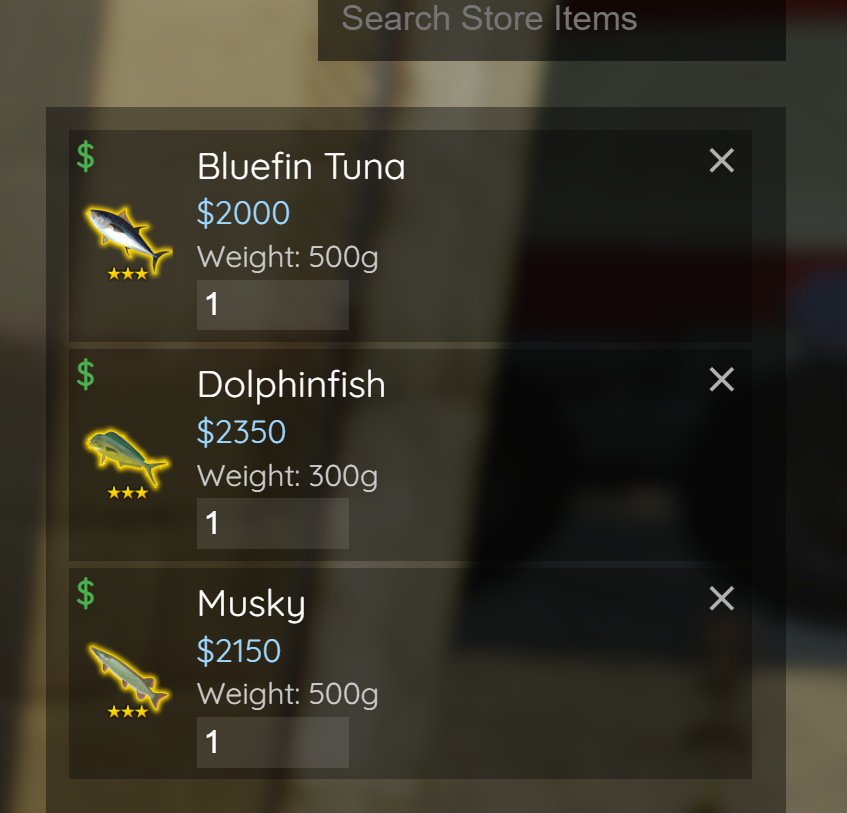
#> input picture weights/Screenshot 2026-04-06 021656.png, 847 x 813 px; its folder holds only this picture in this run
$ python extract_weights.py
#> lines starting #> are read from the running program, lines starting #| are printed output that depends on the picture; after the words box and inside, x2 and y2 are one past the last pixel; in counts of white or black regions, pixels touching at a corner belong together
### sales/constants.py
"""Data constants for the fishing sales analysis."""

from pathlib import Path
from typing import TypedDict

SALES_DIR = Path(__file__).parent

REGIONS = {
    "alamo": "Alamo Sea",
    "dam": "Dam",
    "roxwood": "Roxwood",
    "ocean": "Ocean",
    "cave": "Cave",
    "humane-labs": "Humane Labs",
}


class BundleInfo(TypedDict):
    fish: list[str]
    bonus: int


BUNDLES: dict[str, BundleInfo] = {
    "Bronze Multizone #1": {"fish": ["Dutch Fish", "Ocean Perch", "Broadbill"], "bonus": 10750},
    "Bronze Multizone #2": {"fish": ["Brook Trout", "Pufferfish", "Green Eel"], "bonus": 11000},
    "Silver Multizone #1": {"fish": ["Swordfish", "Blue Warehou", "Stingray"], "bonus": 12500},
    "Silver Multizone #2": {"fish": ["Trevella", "Red Snapper", "Oreo Dory"], "bonus": 12250},
    "Gold Multizone #1": {"fish": ["Bluefin Tuna", "Musky", "Dolphinfish"], "bonus": 12750},
    "Gold Multizone #2": {"fish": ["Blue Marlin", "Blobfish", "Whale Shark"], "bonus": 15000},
    "Alamo Starter": {"fish": ["Morwhong", "Southern Tuna", "Silver Trevally"], "bonus": 10000},
    "Low Level Multizone": {"fish": ["Scollop", "Carp", "Grenadier"], "bonus": 11000},
}

# Fish prices: name -> (price, star_count, star_color)
# star_color: "" for regular, "green" for green, "purple" for purple
PRICES: dict[str, tuple[int, int, str]] = {
    "Whale Shark": (2850, 3, "green"),
    "Greenback Flounder": (2350, 2, ""),
    "Flathead": (1350, 1, ""),
    "Dolphinfish": (2350, 3, ""),
    "Silver Perch": (2000, 2, ""),
    "Orange Roughy": (2150, 1, "green"),
    "Mulloway": (2150, 1, "green"),
    "Snapper": (2000, 2, ""),
    "Blackfin Tuna": (2150, 1, "green"),
    "Oreo Dory": (2350, 2, ""),
    "Ling": (2350, 2, ""),
    "Atlantic Wolffish": (2150, 1, "green"),
    "Archerfish": (2500, 2, "green"),
    "Dover Sole": (2500, 2, "green"),
    "Boarfish": (1850, 1, ""),
    "Flounder": (2000, 1, ""),
    "Shortfin Batfish": (1850, 1, ""),
    "King Whiting": (2650, 3, ""),
    "Black Marlin": (2500, 3, ""),
    "Sockeye Salmon": (2150, 1, "green"),
    "Escolar": (1500, 1, ""),
    "Snow Crab": (1650, 2, ""),
    "Wahoo": (1850, 2, ""),
    "Chadfin": (8150, 0, ""),
    "John Dory": (2500, 2, "green"),
    "Green Eel": (2000, 1, ""),
    "Toadfish": (2000, 1, ""),
    "Sailfish": (2850, 3, "green"),
    "Dungeness Crab": (1650, 1, ""),
    "Southern Tuna": (1650, 2, ""),
    "Murray Cod": (1500, 1, ""),
    "Atlantic Salmon": (1850, 2, ""),
    "Gummy Shark": (2000, 2, ""),
    "Australian Herring": (1650, 1, ""),
    "Morwhong": (1350, 1, ""),
    "Yellow Tail": (2150, 2, ""),
    "Angler Fish": (2650, 3, ""),
    "Viperfish": (2000, 1, ""),
    "Australian Anchovy": (1850, 1, ""),
    "Sculpin": (2000, 1, ""),
    "Trout": (1650, 2, ""),
    "Yellowfin Tuna": (2850, 3, "green"),
    "Pollock": (1850, 1, ""),
    "Sand Whiting": (1500, 1, ""),
    "Great Barracuda": (2000, 3, ""),
    "Ocean Jacket": (1650, 1, ""),
    "Stingray": (2150, 2, ""),
    "Swordfish": (2500, 2, "green"),
    "Tiger Flathead": (2000, 1, ""),
    "Pufferfish": (1850, 1, ""),
    "Sturgeon": (1850, 2, ""),
    "Southern Garfish": (1650, 2, ""),
    "Cavefish": (2350, 2, ""),
    "Blue Marlin": (2500, 3, ""),
    "Blobfish": (2650, 3, ""),
    "Gemfish": (2500, 2, "green"),
    "Speckled Sea Trout": (2150, 2, ""),
    "Sunfish": (2500, 3, ""),
    "Snake Eel": (2350, 2, ""),
    "3 Eyed Fish": (10_000, 4, "purple"),
    "Silver Trevally": (2000, 3, ""),
    "Trumpetfish": (1850, 2, ""),
    "Red Snapper": (2000, 2, ""),
    "Black Bream": (1500, 1, ""),
    "Salmon": (2150, 2, ""),
    "Clownfish": (1650, 1, ""),
    "Sandy Sprat": (1350, 1, ""),
    "Triggerfish": (1500, 1, ""),
    "Dutch Fish": (2150, 1, "green"),
    "Ocean Perch": (1650, 1, ""),
    "Scollop": (1350, 1, ""),
    "King Mackerel": (2350, 3, ""),
    "Blue Tang": (2150, 1, "green"),
    "Pufferfish w/ Carrot": (10_000, 4, "purple"),
    "Rainbow Trout": (2150, 3, ""),
    "Haddock": (1850, 1, ""),
    "Albacore": (1350, 1, ""),
    "Brown Trout": (2000, 2, ""),
    "Bluefin Tuna": (2000, 3, ""),
    "Blue Warehou": (1650, 2, ""),
    "Lion Fish": (1850, 1, ""),
    "Banded Butterflyfish": (1500, 1, ""),
    "Baby Pufferfish": (10_000, 4, "purple"),
    "Bluehead Wrasse": (2150, 1, "green"),
    "Carp": (1850, 2, ""),
    "Barramundi": (2150, 2, ""),
    "Amberjack": (1650, 1, ""),
    "Hogfish": (2500, 2, "green"),
    "Catfish": (2000, 1, ""),
    "Brook Trout": (1500, 1, ""),
    "Pike": (2150, 3, ""),
    "Blue Crab": (2000, 1, ""),
    "Halibut": (1350, 1, ""),
    "Broadbill": (1350, 1, ""),
    "Musky": (2150, 3, ""),
    "Grouper": (1650, 1, ""),
    "Grenadier": (2350, 3, ""),
    "Redfish": (1350, 1, ""),
    "Brown Eel": (2350, 2, ""),
    "Trevella": (1850, 2, ""),
    "Australian Pilchard": (1850, 1, ""),
    "Cod": (1500, 1, ""),
    "Golden Perch": (1650, 2, ""),
}

TIER_PRICES = {
    "Alamo Sea":    {1: 1350, 2: 1650, 3: 2000},
    "Dam": {1: 1500, 2: 1850, 3: 2150},
    "Roxwood":      {1: 1650, 2: 2000, 3: 2350},
    "Ocean":        {1: 1850, 2: 2150, 3: 2500},
    "Cave":         {1: 2000, 2: 2350, 3: 2650},
    "Humane Labs":  {1: 2150, 2: 2500, 3: 2850},
}

# Fish weight in grams (per fish), extracted from selling-screen screenshots.
# Run `python weights/extract_weights.py` to add new fish from new screenshots.
FISH_WEIGHTS: dict[str, int] = {
    "Albacore": 300,
    "Amberjack": 300,
    "Atlantic Salmon": 400,
    "Australian Herring": 300,
    "Banded Butterflyfish": 300,
    "Black Bream": 300,
    "Blue Warehou": 400,
    "Bluefin Tuna": 500,
    "Broadbill": 300,
    "Brook Trout": 300,
    "Cod": 300,
    "Dolphinfish": 300,
    "Dungeness Crab": 300,
    "Escolar": 300,
    "Flathead": 300,
    "Golden Perch": 400,
    "Great Barracuda": 500,
    "Grouper": 300,
    "Gummy Shark": 400,
    "Halibut": 300,
    "Murray Cod": 300,
    "Musky": 500,
    "Ocean Jacket": 300,
    "Ocean Perch": 300,
    "Red Snapper": 400,
    "Redfish": 300,
    "Salmon": 400,
    "Sand Whiting": 300,
    "Sandy Sprat": 300,
    "Silver Perch": 400,
    "Snapper": 400,
    "Snow Crab": 400,
    "Southern Garfish": 400,
    "Trevella": 400,
    "Triggerfish": 300,
    "Trout": 400,
    "Trumpetfish": 400,
}

# Manual notes for special fish sightings (weather, etc.)
SPECIAL_FISH_NOTES: dict[str, str] = {
    "3 Eyed Fish": "heavy storm in alamo, nothing special in roxwood tho",
}

# Time per fish (seconds) – bite wait varies by location
SECONDS_WAITING_FOR_BITE: dict[str, int] = {
    "Alamo Sea": 90,
    "Dam": 90,
    "Roxwood": 100,
}
SECONDS_WAITING_FOR_BITE_DEFAULT = 100  # for unknown locations
SECONDS_REELING_IN: dict[str, int] = {
    "Alamo Sea": 113 - SECONDS_WAITING_FOR_BITE["Alamo Sea"],
    "Dam": 117 - SECONDS_WAITING_FOR_BITE["Dam"],
    "Roxwood": 141 - SECONDS_WAITING_FOR_BITE["Roxwood"],
}
SECONDS_REELING_IN_DEFAULT = 30  # for unknown locations


# [5 lines left out: function seconds_per_fish, not called in this run]


def fish_per_hour(location: str) -> float:
    """Fish catchable per hour at a given location."""
    return 3600 / seconds_per_fish(location)

# Reverse lookup: fish name -> list of bundle names
FISH_BUNDLES: dict[str, list[str]] = {}
for _bundle_name, _bundle_info in BUNDLES.items():
    for _fish_name in _bundle_info["fish"]:
        FISH_BUNDLES.setdefault(_fish_name, []).append(_bundle_name)

LOCATION_ORDER = list(REGIONS.values())

# Best-fit drop rate percentage templates per star tier.
# Derived from joint percentage fitting across all observed locations.
# Each tuple sums to 100 and uses 5% step granularity.
# Fish are assigned in descending order of observed frequency.
# Locations with fewer fish than the template use the first N entries.
TIER_DROP_PERCENTAGES: dict[int, tuple[int, ...]] = {
    3: (55, 30, 15),                     # xxx: 3 fish
    2: (25, 20, 20, 15, 10, 10),         # xx:  6 fish
    1: (20, 15, 15, 15, 10, 10, 10, 5),  # x:   7-8 fish
}

### weights/extract_weights.py
"""Extract fish weights from selling-screen screenshots using OCR.

Usage:
    python weights/extract_weights.py                  # process all PNGs in weights/
    python weights/extract_weights.py path/to/img.png  # process specific image(s)

Outputs:
    - Prints extracted fish data with per-fish weight and price
    - Validates prices against known PRICES dict
    - Shows NEW fish (not yet in FISH_WEIGHTS) and any price mismatches
    - Appends new entries to sales/constants.py FISH_WEIGHTS dict (preview only)
"""

import re
import sys
from pathlib import Path

import cv2
import pytesseract

pytesseract.pytesseract.tesseract_cmd = (
    r"C:\Users\Maxim.Mazurok\AppData\Local\Programs\Tesseract-OCR\tesseract.exe"
)

# Add project root to path
sys.path.insert(0, str(Path(__file__).resolve().parent.parent))
from sales.constants import FISH_WEIGHTS, PRICES


def extract_fish_entries(image_path: str) -> list[dict]:
    """Extract fish entries from a selling-screen screenshot using OCR.

    Returns list of dicts with keys:
        name, total_price, total_weight_g, quantity, price_per_fish, weight_per_fish_g
    """
#> called with image_path = 'weights/Screenshot 2026-04-06 021656.png'
    img = cv2.imread(image_path)
#> img is the input picture: shape (813, 847, 3); mean B, G, R 38.4, 49.7, 53
    if img is None:
        print(f"  Could not read image: {image_path}")
        return []

    # Convert to grayscale for better OCR
    gray = cv2.cvtColor(img, cv2.COLOR_BGR2GRAY)
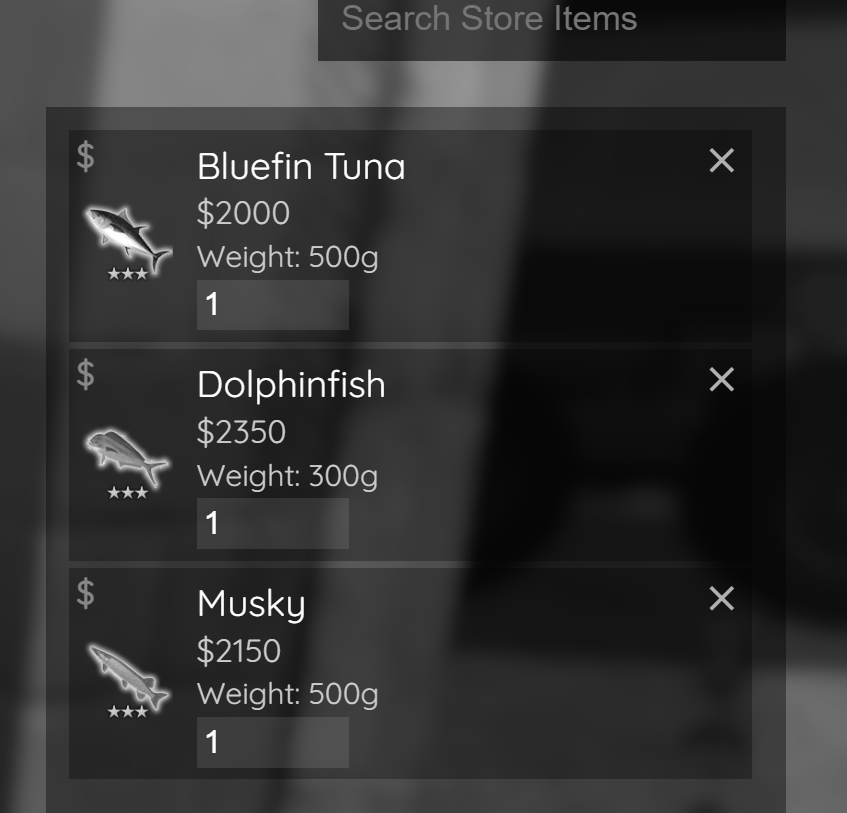
#> gray: shape (813, 847); min 3, max 255, mean 49.4

    # Increase contrast - the game UI has light text on dark background
    # Invert so text is dark on light (better for tesseract)
    _, thresh = cv2.threshold(gray, 120, 255, cv2.THRESH_BINARY)
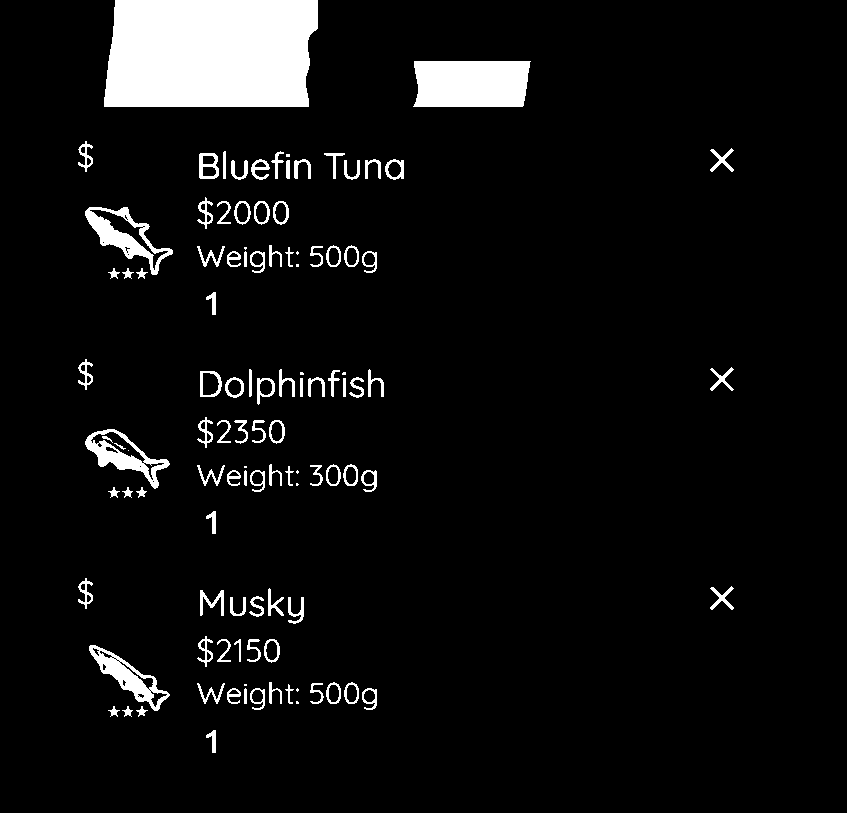
#> thresh: shape (813, 847); 6.2% white; 110 white regions (13 under 20 px), largest, box (x1, y1, x2, y2) and area: (104, 0, 318, 107) 21549, (413, 61, 531, 107) 5111, (85, 207, 173, 275) 1794

    # Run OCR
    text = pytesseract.image_to_string(thresh, config="--psm 6")
    # Also try on the original with different preprocessing
    text2 = pytesseract.image_to_string(gray, config="--psm 6")
    # And on inverted
    inverted = cv2.bitwise_not(gray)
    text3 = pytesseract.image_to_string(inverted, config="--psm 6")

    # Combine all text outputs for best coverage
    all_text = text + "\n" + text2 + "\n" + text3

    return parse_ocr_text(all_text)


# [115 lines left out: functions parse_ocr_text, validate_entry, correct_quantity, not called in this run]


def process_images(image_paths: list[str]) -> dict[str, int]:
    """Process multiple images and return consolidated fish weights.

    Returns dict of fish_name -> weight_per_fish_g
    """
    all_weights: dict[str, int] = {}
    # Track whether each stored weight came from a price-matched entry
    weight_price_matched: dict[str, bool] = {}

    for path in image_paths:
        print(f"\nProcessing: {path}")
        entries = extract_fish_entries(path)
        if not entries:
            print("  No fish entries found")
            continue

        for entry in entries:
            # Try to correct quantity using known prices
            original_qty = entry["quantity"]
            entry = correct_quantity(entry)
            qty_corrected = entry["quantity"] != original_qty

            validation = validate_entry(entry)
            status_parts = []

            if validation["is_new_weight"]:
                status_parts.append("NEW")
            if qty_corrected:
                status_parts.append(f"QTY CORRECTED {original_qty}->{entry['quantity']}")
            if not validation["price_match"]:
                status_parts.append(
                    f"PRICE MISMATCH (expected ${validation['expected_price']:,})"
                )

            status = f" [{', '.join(status_parts)}]" if status_parts else ""

            print(
                f"  {entry['name']:.<25} "
                f"${entry['price_per_fish']:>5,}/fish  "
                f"{entry['weight_per_fish_g']:>4}g/fish  "
                f"(qty {entry['quantity']}){status}"
            )

            # Store weight, preferring entries where price matches
            name = entry["name"]
            weight = entry["weight_per_fish_g"]
            price_ok = validation["price_match"]

            if name in all_weights and all_weights[name] != weight:
                prev_matched = weight_price_matched.get(name, False)
                if price_ok and not prev_matched:
                    print(f"  -> Updating {name} weight: {all_weights[name]}g -> {weight}g (price-matched)")
                    all_weights[name] = weight
                    weight_price_matched[name] = True
                else:
                    print(f"  WARNING: Inconsistent weight for {name}: {all_weights[name]}g vs {weight}g")
            else:
                all_weights[name] = weight
                weight_price_matched[name] = price_ok

    return all_weights


def load_manifest(manifest_path: Path) -> set[str]:
    """Load set of already-processed filenames from manifest."""
    if not manifest_path.exists():
        return set()
    return set(line.strip() for line in manifest_path.read_text().splitlines() if line.strip())


def save_manifest(manifest_path: Path, processed: set[str]) -> None:
    """Save processed filenames to manifest."""
    manifest_path.write_text("\n".join(sorted(processed)) + "\n")


def main():
    weights_dir = Path(__file__).parent
    manifest_path = weights_dir / "processed_manifest.txt"

    if len(sys.argv) > 1:
        image_paths = sys.argv[1:]
    else:
        all_paths = sorted(str(p) for p in weights_dir.glob("*.png"))
        already_processed = load_manifest(manifest_path)
        image_paths = [p for p in all_paths if Path(p).name not in already_processed]
        skipped = len(all_paths) - len(image_paths)
        if skipped:
            print(f"Skipping {skipped} already-processed image(s)")

    if not image_paths:
        print("No new images found.")
        return

    print(f"Found {len(image_paths)} new image(s)")

    extracted = process_images(image_paths)

    # Merge with existing weights
    merged = dict(FISH_WEIGHTS)
    new_count = 0
    for name, weight in extracted.items():
        if name not in merged:
            merged[name] = weight
            new_count += 1

    print(f"\n{'='*60}")
    print(f"Extracted {len(extracted)} fish weights from screenshots")
    print(f"New weights (not in FISH_WEIGHTS): {new_count}")
    print(f"Total known weights: {len(merged)}")

    if new_count > 0:
        print(f"\nNew entries to add to FISH_WEIGHTS in sales/constants.py:")
        for name in sorted(extracted):
            if name not in FISH_WEIGHTS:
                print(f'    "{name}": {extracted[name]},')

        update_constants_file(merged)
        print("\nUpdated FISH_WEIGHTS in sales/constants.py")
    else:
        print("\nNo new entries to add.")

    # Update manifest with processed filenames
    if len(sys.argv) <= 1:
        already_processed = load_manifest(manifest_path)
        already_processed.update(Path(p).name for p in image_paths)
        save_manifest(manifest_path, already_processed)


# [19 lines left out: function update_constants_file, not called in this run]


if __name__ == "__main__":
    main()
#> (the call stopped at in extract_fish_entries, `text = pytesseract.image_to_string(thresh, config="--psm 6")`: pytesseract is not available in this run)

$ run again, on weights/Screenshot 2026-04-06 022813.png
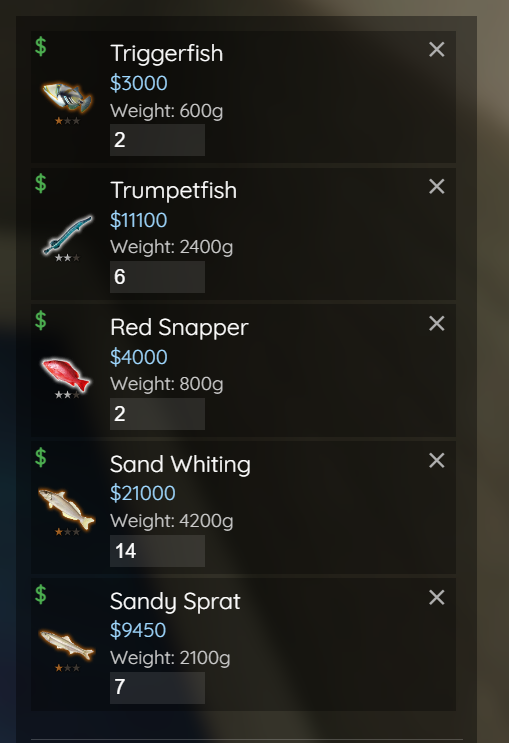
#> input picture weights/Screenshot 2026-04-06 022813.png, 509 x 743 px
#> in extract_fish_entries, img is the input picture: shape (743, 509, 3); mean B, G, R 28.7, 33.3, 34.1
#> in extract_fish_entries, `_, thresh = cv2.threshold(gray, 120, 255, cv2.THRESH_BINARY)`:
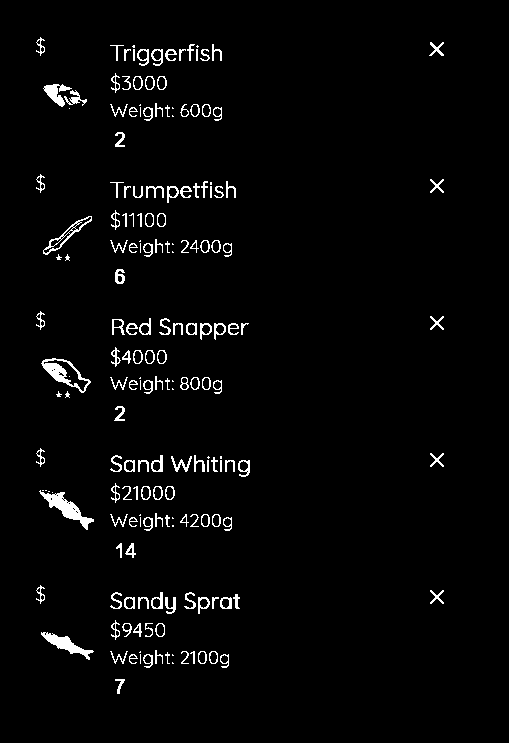
#> thresh: shape (743, 509); 2.8% white in thin lines or dots, all inside (x1, y1, x2, y2) = (36, 37, 444, 694)

$ run again, on weights/Screenshot 2026-04-06 022829.png
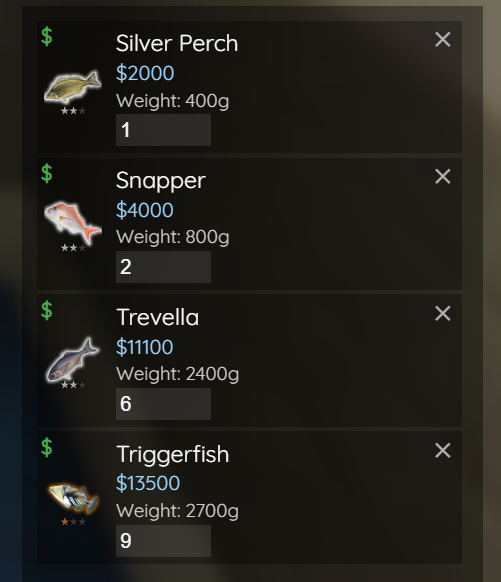
#> input picture weights/Screenshot 2026-04-06 022829.png, 501 x 582 px
#> in extract_fish_entries, img is the input picture: shape (582, 501, 3); mean B, G, R 28.1, 33.3, 34.3
#> in extract_fish_entries, `_, thresh = cv2.threshold(gray, 120, 255, cv2.THRESH_BINARY)`:
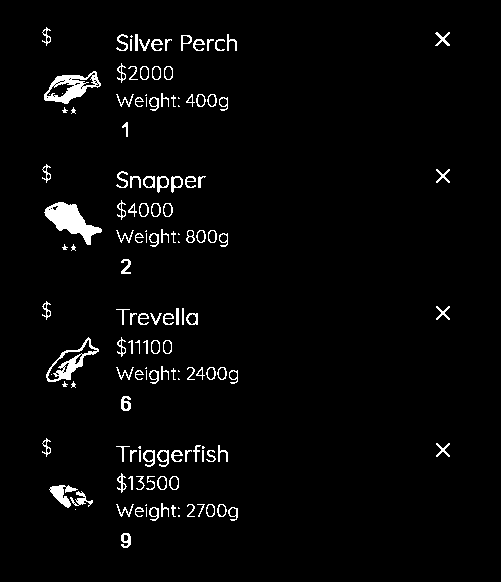
#> thresh: shape (582, 501); 3% white; 143 white regions (29 under 20 px), largest, box (x1, y1, x2, y2) and area: (44, 202, 102, 245) 1089, (44, 71, 101, 104) 786, (46, 337, 99, 382) 595

$ run again, on weights/Screenshot 2026-04-06 022444.png
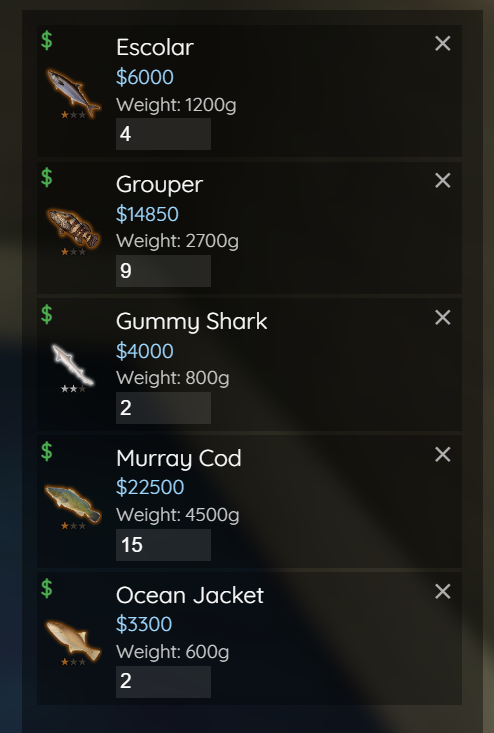
#> input picture weights/Screenshot 2026-04-06 022444.png, 494 x 733 px
#> in extract_fish_entries, img is the input picture: shape (733, 494, 3); mean B, G, R 25.2, 27.8, 27.2
#> in extract_fish_entries, `_, thresh = cv2.threshold(gray, 120, 255, cv2.THRESH_BINARY)`:
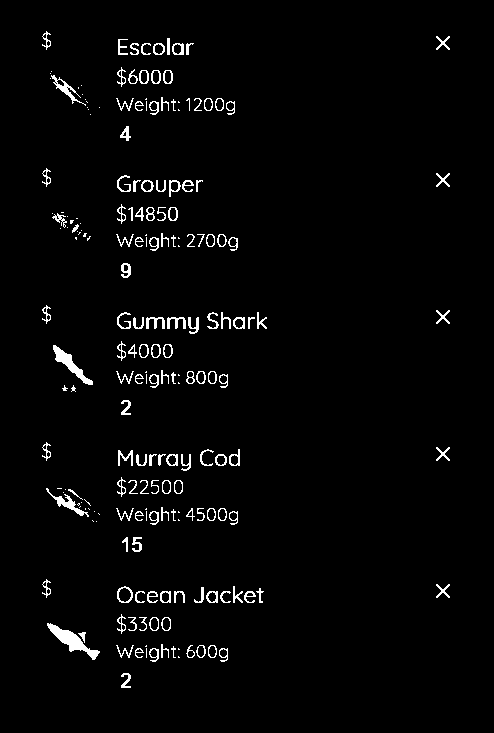
#> thresh: shape (733, 494); 2.6% white in thin lines or dots, all inside (x1, y1, x2, y2) = (42, 31, 450, 688)
